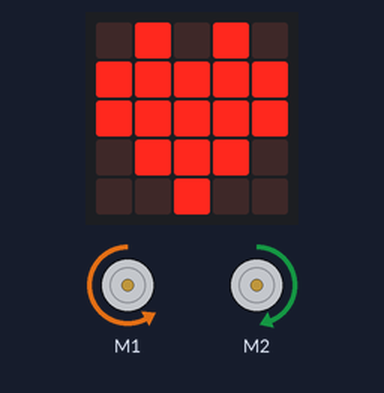
Simulated run of this program. Board: BBC micro:bit (MakeCode). Parts: the board's 5×5 LED display, 2 × DC motor (green arrow = forward, orange = backward, longer = faster). Random numbers come from a fixed seed.

Above: at 0.7 s.
At 9.8 s:
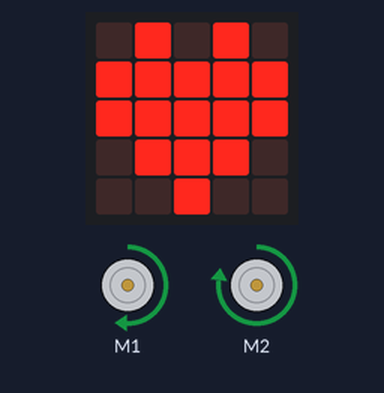
At 19.0 s:
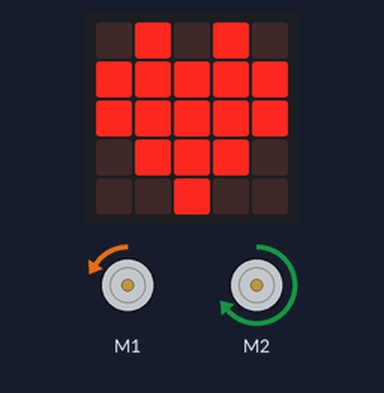
At 38.4 s:
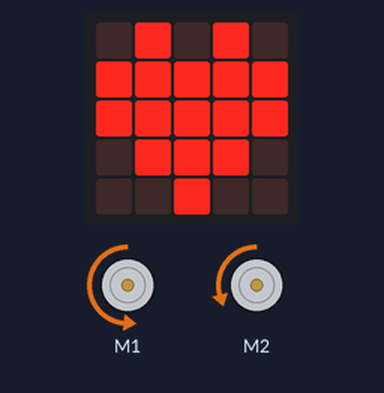
Timing chart, 0 to 40.0 s (numbered marks = the images above):
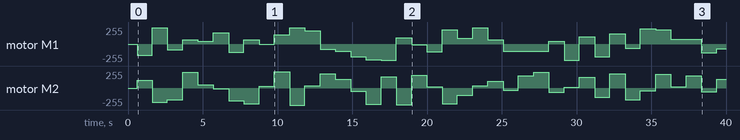

The program:

main.ts
```typescript
let velocidad_derecha = 0
let velocidad_izquierda = 0
basic.showIcon(IconNames.Heart)
basic.forever(function () {
    velocidad_izquierda = randint(-100, 100)
    velocidad_derecha = randint(-100, 100)
    cuteBot.motors(velocidad_izquierda, velocidad_derecha)
    basic.pause(1000)
})
```

test.ts
```typescript
// aquí va el archivo "tests"; esto no se compilará cuando este paquete se utilice como una extensión.
```

Measured:
- by itself, motor M1: stopped → backward 168/255 at 0.62 s, → forward 242/255 1.0 s later, → backward 89/255 1.0 s later, → forward 66/255 1.0 s later, … (38 changes in this stretch)
- by itself, motor M2: stopped → forward 115/255 at 0.62 s, → backward 214/255 1.0 s later, → backward 178/255 1.0 s later, → forward 240/255 1.0 s later, … (39 changes in this stretch)
